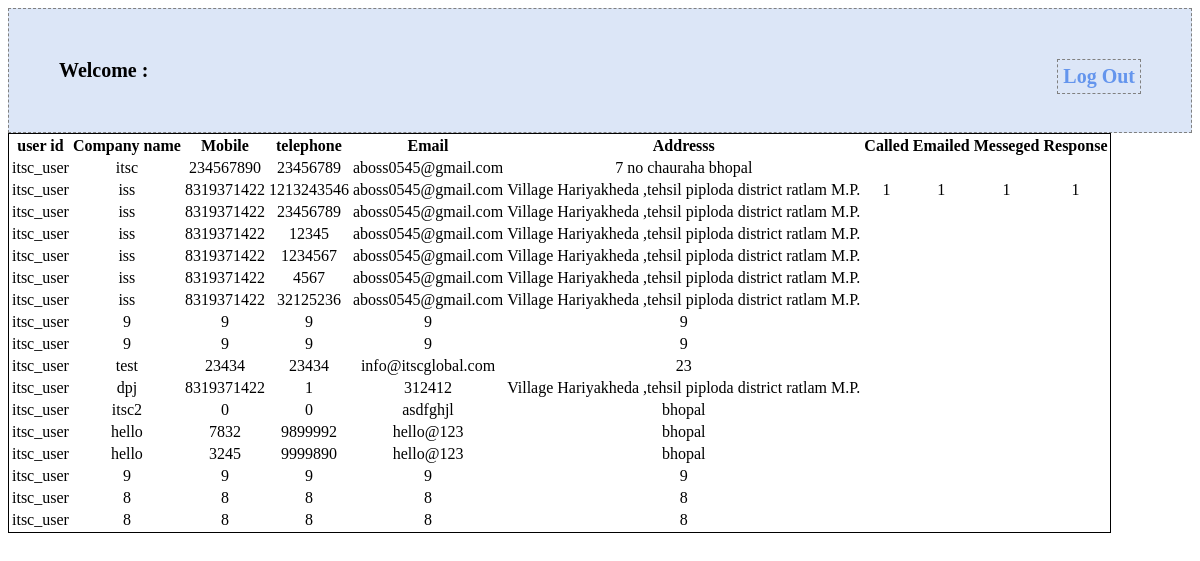
Screenshot of /welcome.php with the database file from the repository.
### tables this page shows
CREATE TABLE `contact` (
  `sno` int(10) NOT NULL,
  `user_id` varchar(20) NOT NULL,
  `cmp_name` varchar(255) NOT NULL,
  `mobile` bigint(15) NOT NULL,
  `phone` bigint(15) NOT NULL,
  `email` varchar(30) NOT NULL,
  `address` text NOT NULL,
  `comment` text NOT NULL,
  `last_modify` timestamp NOT NULL DEFAULT CURRENT_TIMESTAMP ON UPDATE CURRENT_TIMESTAMP
);

CREATE TABLE `user_contact` (
  `sno` int(10) NOT NULL,
  `calls` int(2) NOT NULL,
  `email` int(2) NOT NULL,
  `msg` int(2) NOT NULL,
  `response` int(2) NOT NULL,
  `last_modify` timestamp NOT NULL DEFAULT CURRENT_TIMESTAMP ON UPDATE CURRENT_TIMESTAMP
);

### welcome.php (the view, shortened to what this page needs)
<!DOCTYPE html>
<html>
<head>
<link href="style.css" rel="stylesheet" type="text/css">
</head>
<body>
<div id="profile">
<b id="welcome">Welcome : <i><?php echo $_SESSION['login_user']; ?></i></b>
<b id="logout"><a href="logout.php">Log Out</a></b>
</div>
<div>
	<table style="border:1px solid black;text-align:center;">
		<tr>
			<th> user id </th>
			<th> Company name </th>
			<th> Mobile </th>
			<th> telephone </th>
			<th> Email </th>
			<th> Addresss </th>
			<th> Called </th>
			<th> Emailed </th>
			<th> Messeged </th>
			<th> Response </th>
		</tr>
<?php
include_once('conn.php');
$sql = "SELECT * from `contact` ";
$query = mysqli_query($connection, $sql);
$rows = mysqli_num_rows($query);
if ($rows > 0)
{
	while($post = mysqli_fetch_assoc($query))
	{	$sno = $post['sno'];
		$sql1 = mysqli_query($connection, "select * from `user_contact` where `sno` = '$sno'");
		$data = mysqli_fetch_assoc($sql1);
    	echo "<tr><td>".$post['user_id']."</td><td>".$post['cmp_name']."</td><td>".$post['mobile']."</td><td>".$post['phone']."</td><td>".$post['email']."</td><td>".$post['address']."</td><td>".$data['calls']."</td><td>".$data['email']."</td><td>".$data['msg']."</td><td>".$data['response']."</td></tr>";
	}
}
   ?>
</table>
</div>
</body>
</html>

### style.css (style rules this page uses)
#profile { padding:50px; border:1px dashed grey; font-size:20px; background-color:#DCE6F7 }
#logout { float:right; padding:5px; border:dashed 1px gray }
a { text-decoration:none; color:#6495ed }

### rows the page displays
contact: user "itsc_user", cmp_name "itsc", mobile "234567890", phone "23456789", email "aboss0545@gmail.com", address "7 no chauraha bhopal"
contact: user "itsc_user", cmp_name "iss", mobile "8319371422", phone "1213243546", email "aboss0545@gmail.com", address "Village Hariyakheda ,tehsil piploda district ratlam M.P.", user_contact.calls "1", user_contact.email "1", user_contact.msg "1", user_contact.response "1"
contact: user "itsc_user", cmp_name "iss", mobile "8319371422", phone "23456789", email "aboss0545@gmail.com", address "Village Hariyakheda ,tehsil piploda district ratlam M.P."
contact: user "itsc_user", cmp_name "iss", mobile "8319371422", phone "12345", email "aboss0545@gmail.com", address "Village Hariyakheda ,tehsil piploda district ratlam M.P."
contact: user "itsc_user", cmp_name "iss", mobile "8319371422", phone "1234567", email "aboss0545@gmail.com", address "Village Hariyakheda ,tehsil piploda district ratlam M.P."
contact: user "itsc_user", cmp_name "iss", mobile "8319371422", phone "4567", email "aboss0545@gmail.com", address "Village Hariyakheda ,tehsil piploda district ratlam M.P."
contact: user "itsc_user", cmp_name "iss", mobile "8319371422", phone "32125236", email "aboss0545@gmail.com", address "Village Hariyakheda ,tehsil piploda district ratlam M.P."
contact: user "itsc_user", cmp_name "9", mobile "9", phone "9", email "9", address "9"
contact: user "itsc_user", cmp_name "9", mobile "9", phone "9", email "9", address "9"
contact: user "itsc_user", cmp_name "test", mobile "23434", phone "23434", email "info@itscglobal.com", address "23"
contact: user "itsc_user", cmp_name "dpj", mobile "8319371422", phone "1", email "312412", address "Village Hariyakheda ,tehsil piploda district ratlam M.P."
contact: user "itsc_user", cmp_name "itsc2", mobile "0", phone "0", email "asdfghjl", address "bhopal"
contact: user "itsc_user", cmp_name "hello", mobile "7832", phone "9899992", email "hello@123", address "bhopal"
contact: user "itsc_user", cmp_name "hello", mobile "3245", phone "9999890", email "hello@123", address "bhopal"
contact: user "itsc_user", cmp_name "9", mobile "9", phone "9", email "9", address "9"
contact: user "itsc_user", cmp_name "8", mobile "8", phone "8", email "8", address "8"
contact: user "itsc_user", cmp_name "8", mobile "8", phone "8", email "8", address "8"
